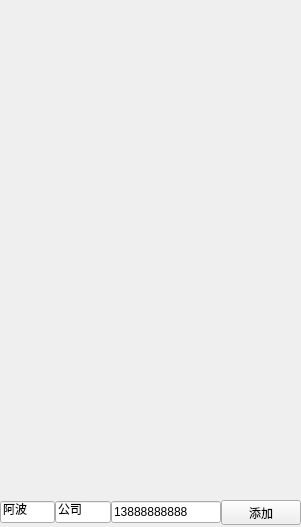
<?xml version="1.0" encoding="UTF-8"?>
<ui version="4.0">
 <class>frmTelWidget</class>
 <widget class="QWidget" name="frmTelWidget">
  <property name="geometry">
   <rect>
    <x>0</x>
    <y>0</y>
    <width>301</width>
    <height>527</height>
   </rect>
  </property>
  <property name="windowTitle">
   <string>Form</string>
  </property>
  <widget class="TelWidget" name="telWidget" native="true">
   <property name="geometry">
    <rect>
     <x>0</x>
     <y>0</y>
     <width>300</width>
     <height>500</height>
    </rect>
   </property>
  </widget>
  <widget class="QWidget" name="">
   <property name="geometry">
    <rect>
     <x>0</x>
     <y>500</y>
     <width>301</width>
     <height>25</height>
    </rect>
   </property>
   <layout class="QHBoxLayout" name="horizontalLayout">
    <property name="spacing">
     <number>0</number>
    </property>
    <item>
     <widget class="QLineEdit" name="txtName">
      <property name="sizePolicy">
       <sizepolicy hsizetype="Expanding" vsizetype="Fixed">
        <horstretch>1</horstretch>
        <verstretch>0</verstretch>
       </sizepolicy>
      </property>
      <property name="text">
       <string>阿波</string>
      </property>
     </widget>
    </item>
    <item>
     <widget class="QLineEdit" name="txtType">
      <property name="sizePolicy">
       <sizepolicy hsizetype="Expanding" vsizetype="Fixed">
        <horstretch>1</horstretch>
        <verstretch>0</verstretch>
       </sizepolicy>
      </property>
      <property name="text">
       <string>公司</string>
      </property>
     </widget>
    </item>
    <item>
     <widget class="QLineEdit" name="txtTel">
      <property name="sizePolicy">
       <sizepolicy hsizetype="Expanding" vsizetype="Fixed">
        <horstretch>2</horstretch>
        <verstretch>0</verstretch>
       </sizepolicy>
      </property>
      <property name="text">
       <string>13888888888</string>
      </property>
     </widget>
    </item>
    <item>
     <widget class="QPushButton" name="btnAdd">
      <property name="text">
       <string>添加</string>
      </property>
     </widget>
    </item>
   </layout>
  </widget>
 </widget>
 <customwidgets>
  <customwidget>
   <class>TelWidget</class>
   <extends>QWidget</extends>
   <header location="global">telwidget.h</header>
   <container>1</container>
  </customwidget>
 </customwidgets>
 <resources/>
 <connections/>
</ui>
